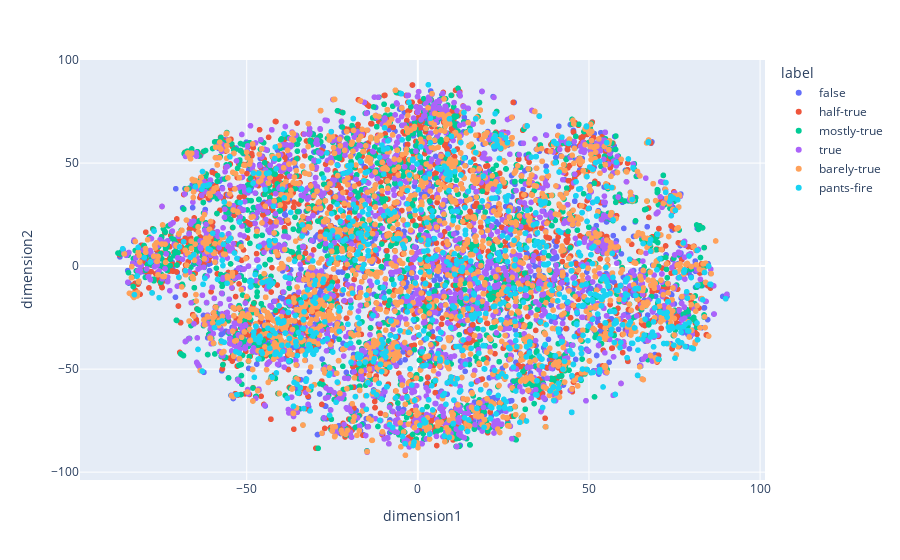

Write notebook code for a chart like this one.
### Code cell
fig = px.scatter(df_tsne, x="dimension1", y="dimension2", color="label")
fig.show()

### Figure 1 — Plotly figure (JSON) as saved in the notebook; plotly's stock layout.template omitted (floating-point values rounded to 4 significant figures; data arrays with more than 128 entries replaced by an {"elided": "..."} marker saying what was removed)
{"data": [{"hovertemplate": "label=false<br>dimension1=%{x}<br>dimension2=%{y}<extra></extra>", "legendgroup": "false", "marker": {"color": "#636efa", "symbol": "circle"}, "mode": "markers", "name": "false", "showlegend": true, "type": "scattergl", "x": {"elided": "2244 float values"}, "xaxis": "x", "y": {"elided": "2244 float values"}, "yaxis": "y"}, {"hovertemplate": "label=half-true<br>dimension1=%{x}<br>dimension2=%{y}<extra></extra>", "legendgroup": "half-true", "marker": {"color": "#EF553B", "symbol": "circle"}, "mode": "markers", "name": "half-true", "showlegend": true, "type": "scattergl", "x": {"elided": "2379 float values"}, "xaxis": "x", "y": {"elided": "2379 float values"}, "yaxis": "y"}, {"hovertemplate": "label=mostly-true<br>dimension1=%{x}<br>dimension2=%{y}<extra></extra>", "legendgroup": "mostly-true", "marker": {"color": "#00cc96", "symbol": "circle"}, "mode": "markers", "name": "mostly-true", "showlegend": true, "type": "scattergl", "x": {"elided": "2203 float values"}, "xaxis": "x", "y": {"elided": "2203 float values"}, "yaxis": "y"}, {"hovertemplate": "label=true<br>dimension1=%{x}<br>dimension2=%{y}<extra></extra>", "legendgroup": "true", "marker": {"color": "#ab63fa", "symbol": "circle"}, "mode": "markers", "name": "true", "showlegend": true, "type": "scattergl", "x": {"elided": "1884 float values"}, "xaxis": "x", "y": {"elided": "1884 float values"}, "yaxis": "y"}, {"hovertemplate": "label=barely-true<br>dimension1=%{x}<br>dimension2=%{y}<extra></extra>", "legendgroup": "barely-true", "marker": {"color": "#FFA15A", "symbol": "circle"}, "mode": "markers", "name": "barely-true", "showlegend": true, "type": "scattergl", "x": {"elided": "1866 float values"}, "xaxis": "x", "y": {"elided": "1866 float values"}, "yaxis": "y"}, {"hovertemplate": "label=pants-fire<br>dimension1=%{x}<br>dimension2=%{y}<extra></extra>", "legendgroup": "pants-fire", "marker": {"color": "#19d3f3", "symbol": "circle"}, "mode": "markers", "name": "pants-fire", "showlegend": true, "type": "scattergl", "x": {"elided": "931 float values"}, "xaxis": "x", "y": {"elided": "931 float values"}, "yaxis": "y"}], "layout": {"legend": {"title": {"text": "label"}, "tracegroupgap": 0}, "margin": {"t": 60}, "xaxis": {"anchor": "y", "domain": [0, 1], "title": {"text": "dimension1"}}, "yaxis": {"anchor": "x", "domain": [0, 1], "title": {"text": "dimension2"}}}}
